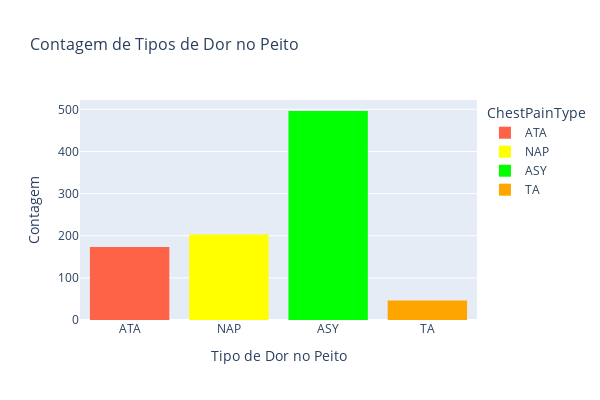

This figure's notebook cell:
### Code cell
# Criar o countplot com Plotly usando a paleta de cores personalizada
countplot_chest_pain = px.histogram(df, x='ChestPainType', color='ChestPainType', title='Contagem de Tipos de Dor no Peito', color_discrete_map=colors)
# Personalizar o layout
countplot_chest_pain.update_layout(
    xaxis_title='Tipo de Dor no Peito',
    yaxis_title='Contagem',
    width=600,
    height=400,
    title_font_size=16,
    font=dict(size=12),
)
# Mostrar o countplot com Plotly
countplot_chest_pain.show()

### Figure 1 — Plotly figure (JSON) as saved in the notebook; plotly's stock layout.template omitted (floating-point values rounded to 4 significant figures; data arrays with more than 128 entries replaced by an {"elided": "..."} marker saying what was removed)
{"data": [{"alignmentgroup": "True", "bingroup": "x", "hovertemplate": "ChestPainType=%{x}<br>count=%{y}<extra></extra>", "legendgroup": "ATA", "marker": {"color": "#FF6347", "pattern": {"shape": ""}}, "name": "ATA", "offsetgroup": "ATA", "orientation": "v", "showlegend": true, "type": "histogram", "x": {"elided": "173 str values"}, "xaxis": "x", "yaxis": "y"}, {"alignmentgroup": "True", "bingroup": "x", "hovertemplate": "ChestPainType=%{x}<br>count=%{y}<extra></extra>", "legendgroup": "NAP", "marker": {"color": "#FFFF00", "pattern": {"shape": ""}}, "name": "NAP", "offsetgroup": "NAP", "orientation": "v", "showlegend": true, "type": "histogram", "x": {"elided": "203 str values"}, "xaxis": "x", "yaxis": "y"}, {"alignmentgroup": "True", "bingroup": "x", "hovertemplate": "ChestPainType=%{x}<br>count=%{y}<extra></extra>", "legendgroup": "ASY", "marker": {"color": "#00FF00", "pattern": {"shape": ""}}, "name": "ASY", "offsetgroup": "ASY", "orientation": "v", "showlegend": true, "type": "histogram", "x": {"elided": "496 str values"}, "xaxis": "x", "yaxis": "y"}, {"alignmentgroup": "True", "bingroup": "x", "hovertemplate": "ChestPainType=%{x}<br>count=%{y}<extra></extra>", "legendgroup": "TA", "marker": {"color": "#FFA500", "pattern": {"shape": ""}}, "name": "TA", "offsetgroup": "TA", "orientation": "v", "showlegend": true, "type": "histogram", "x": ["TA", "TA", "TA", "TA", "TA", "TA", "TA", "TA", "TA", "TA", "TA", "TA", "TA", "TA", "TA", "TA", "TA", "TA", "TA", "TA", "TA", "TA", "TA", "TA", "TA", "TA", "TA", "TA", "TA", "TA", "TA", "TA", "TA", "TA", "TA", "TA", "TA", "TA", "TA", "TA", "TA", "TA", "TA", "TA", "TA", "TA"], "xaxis": "x", "yaxis": "y"}], "layout": {"barmode": "relative", "font": {"size": 12}, "height": 400, "legend": {"title": {"text": "ChestPainType"}, "tracegroupgap": 0}, "title": {"font": {"size": 16}, "text": "Contagem de Tipos de Dor no Peito"}, "width": 600, "xaxis": {"anchor": "y", "categoryarray": ["ATA", "NAP", "ASY", "TA"], "categoryorder": "array", "domain": [0, 1], "title": {"text": "Tipo de Dor no Peito"}}, "yaxis": {"anchor": "x", "domain": [0, 1], "title": {"text": "Contagem"}}}}
